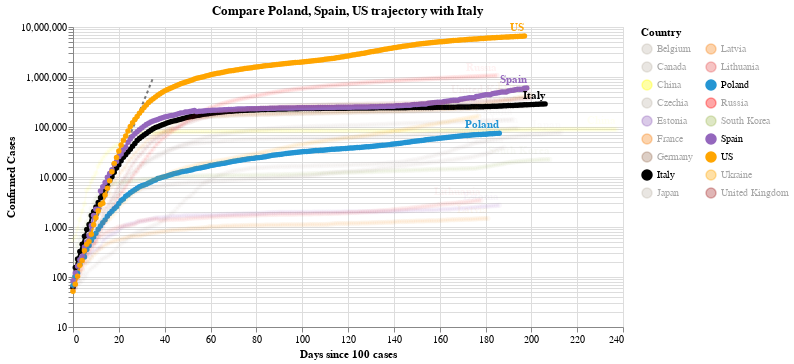

Notebook source saved alongside this figure:
### Code cell
#hide_input
chart2 = make_since_chart(dff2, ['Poland', 'Spain', 'US'], baseline_countries)
chart2

### Figure 1 — Vega-Lite specification as saved in the notebook (floating-point values rounded to 4 significant figures; data arrays with more than 128 entries replaced by an {"elided": "..."} marker saying what was removed)
{"config": {"view": {"continuousWidth": 400, "continuousHeight": 300}}, "layer": [{"data": {"name": "data-628230001892d6798b50651be41d1b3e"}, "mark": {"type": "line", "color": "black", "opacity": 0.5, "strokeDash": [3, 3]}, "encoding": {"x": {"type": "quantitative", "field": "Days since 100 cases"}, "y": {"type": "quantitative", "field": "Confirmed Cases"}}}, {"data": {"name": "data-6ce174f909d0b757110d6d9f1bdd0b65"}, "mark": {"type": "line", "point": true}, "encoding": {"color": {"type": "nominal", "field": "Country", "legend": {"columns": 2}, "scale": {"domain": ["Belgium", "Canada", "China", "Czechia", "Estonia", "France", "Germany", "Italy", "Japan", "Latvia", "Lithuania", "Poland", "Russia", "South Korea", "Spain", "US", "Ukraine", "United Kingdom"], "range": ["#C1B7AD", "#C1B7AD", "yellow", "#C1B7AD", "#9467bd", "#F58518", "#9D755D", "black", "#C1B7AD", "#F58518", "#E45756", "#2495D3", "red", "#A1BA59", "#9467bd", "orange", "orange", "brown"]}}, "opacity": {"condition": {"value": 1, "selection": "selector004"}, "value": 0.05}, "tooltip": [{"type": "nominal", "field": "Country"}, {"type": "temporal", "field": "Date"}, {"type": "quantitative", "field": "Confirmed Cases"}, {"type": "quantitative", "field": "Days since 100 cases"}], "x": {"type": "quantitative", "field": "Days since 100 cases"}, "y": {"type": "quantitative", "field": "Confirmed Cases", "scale": {"type": "log"}}}, "selection": {"selector004": {"type": "multi", "fields": ["Country"], "bind": "legend", "init": [{"Country": "Poland"}, {"Country": "Spain"}, {"Country": "US"}, {"Country": "Italy"}]}}, "width": 550}, {"data": {"name": "data-6ce174f909d0b757110d6d9f1bdd0b65"}, "mark": {"type": "text", "align": "right", "dy": -8, "fontWeight": "bold"}, "encoding": {"color": {"type": "nominal", "field": "Country", "legend": {"columns": 2}, "scale": {"domain": ["Belgium", "Canada", "China", "Czechia", "Estonia", "France", "Germany", "Italy", "Japan", "Latvia", "Lithuania", "Poland", "Russia", "South Korea", "Spain", "US", "Ukraine", "United Kingdom"], "range": ["#C1B7AD", "#C1B7AD", "yellow", "#C1B7AD", "#9467bd", "#F58518", "#9D755D", "black", "#C1B7AD", "#F58518", "#E45756", "#2495D3", "red", "#A1BA59", "#9467bd", "orange", "orange", "brown"]}}, "opacity": {"condition": {"value": 1, "selection": "selector004"}, "value": 0.05}, "text": {"type": "nominal", "field": "Country"}, "tooltip": [{"type": "nominal", "field": "Country"}, {"type": "temporal", "field": "Date"}, {"type": "quantitative", "field": "Confirmed Cases"}, {"type": "quantitative", "field": "Days since 100 cases"}], "x": {"type": "quantitative", "field": "Days since 100 cases"}, "y": {"type": "quantitative", "field": "Confirmed Cases", "scale": {"type": "log"}}}, "transform": [{"filter": "(datum['Date'] >= 1600128000000)"}], "width": 550}], "title": "Compare Poland, Spain, US trajectory with Italy", "$schema": "https://vega.github.io/schema/vega-lite/v4.0.2.json", "datasets": {"data-628230001892d6798b50651be41d1b3e": [{"Days since 100 cases": 0, "Confirmed Cases": 100.0}, {"Days since 100 cases": 1, "Confirmed Cases": 130.0}, {"Days since 100 cases": 2, "Confirmed Cases": 169.0}, {"Days since 100 cases": 3, "Confirmed Cases": 219.7}, {"Days since 100 cases": 4, "Confirmed Cases": 285.6}, {"Days since 100 cases": 5, "Confirmed Cases": 371.3}, {"Days since 100 cases": 6, "Confirmed Cases": 482.7}, {"Days since 100 cases": 7, "Confirmed Cases": 627.5}, {"Days since 100 cases": 8, "Confirmed Cases": 815.7}, {"Days since 100 cases": 9, "Confirmed Cases": 1060.0}, {"Days since 100 cases": 10, "Confirmed Cases": 1379.0}, {"Days since 100 cases": 11, "Confirmed Cases": 1792.0}, {"Days since 100 cases": 12, "Confirmed Cases": 2330.0}, {"Days since 100 cases": 13, "Confirmed Cases": 3029.0}, {"Days since 100 cases": 14, "Confirmed Cases": 3937.0}, {"Days since 100 cases": 15, "Confirmed Cases": 5119.0}, {"Days since 100 cases": 16, "Confirmed Cases": 6654.0}, {"Days since 100 cases": 17, "Confirmed Cases": 8650.0}, {"Days since 100 cases": 18, "Confirmed Cases": 11250.0}, {"Days since 100 cases": 19, "Confirmed Cases": 14620.0}, {"Days since 100 cases": 20, "Confirmed Cases": 19000.0}, {"Days since 100 cases": 21, "Confirmed Cases": 24710.0}, {"Days since 100 cases": 22, "Confirmed Cases": 32120.0}, {"Days since 100 cases": 23, "Confirmed Cases": 41750.0}, {"Days since 100 cases": 24, "Confirmed Cases": 54280.0}, {"Days since 100 cases": 25, "Confirmed Cases": 70560.0}, {"Days since 100 cases": 26, "Confirmed Cases": 91730.0}, {"Days since 100 cases": 27, "Confirmed Cases": 119300.0}, {"Days since 100 cases": 28, "Confirmed Cases": 155000.0}, {"Days since 100 cases": 29, "Confirmed Cases": 201500.0}, {"Days since 100 cases": 30, "Confirmed Cases": 262000.0}, {"Days since 100 cases": 31, "Confirmed Cases": 340600.0}, {"Days since 100 cases": 32, "Confirmed Cases": 442800.0}, {"Days since 100 cases": 33, "Confirmed Cases": 575600.0}, {"Days since 100 cases": 34, "Confirmed Cases": 748300.0}, {"Days since 100 cases": 35, "Confirmed Cases": 972800.0}], "data-6ce174f909d0b757110d6d9f1bdd0b65": {"elided": "3543 records"}}}
